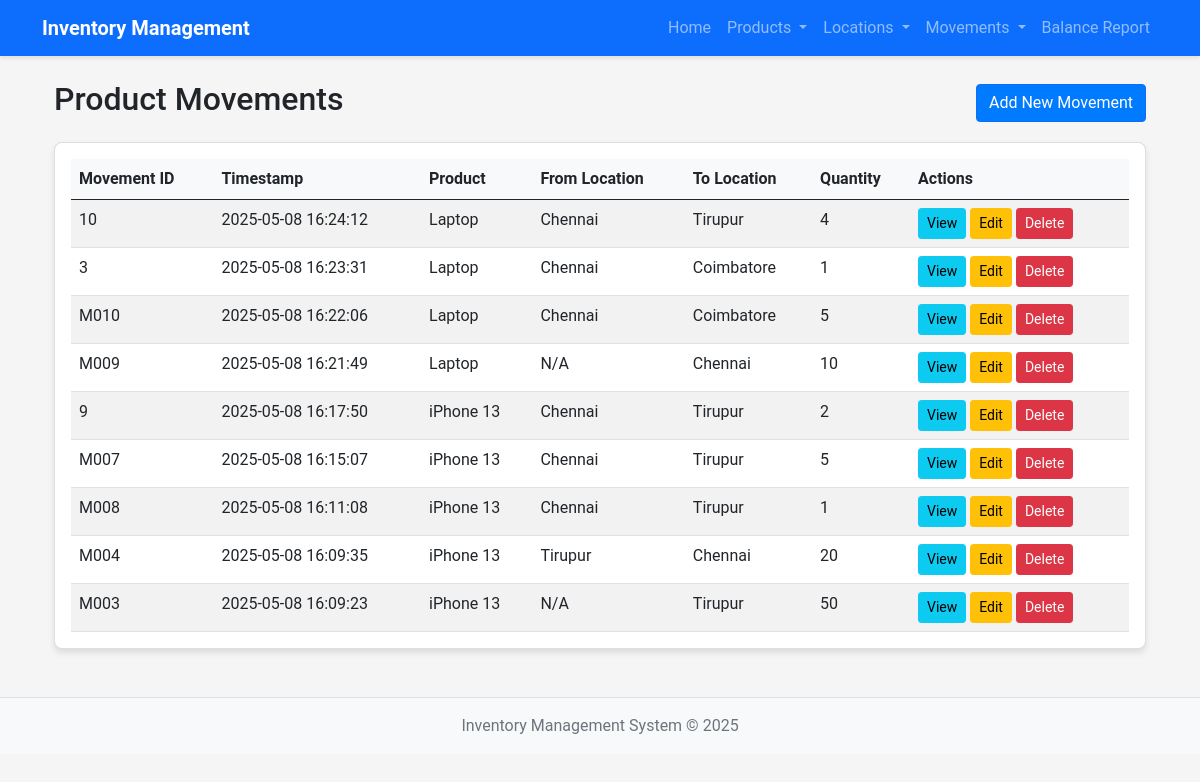
/movements, run on the app's committed database.
### models.py (models this page shows, shortened)
class ProductMovement(db.Model):
    __tablename__ = 'product_movements'
    movement_id = db.Column(db.String(20), primary_key=True)
    timestamp = db.Column(db.DateTime, default=datetime.utcnow)
    from_location = db.Column(db.String(20), db.ForeignKey('locations.location_id'), nullable=True)
    to_location = db.Column(db.String(20), db.ForeignKey('locations.location_id'), nullable=True)
    product_id = db.Column(db.String(20), db.ForeignKey('products.product_id'), nullable=False)
    qty = db.Column(db.Integer, nullable=False)
    product = db.relationship('Product', backref=db.backref('movements', lazy=True))
    from_location_rel = db.relationship('Location', foreign_keys=[from_location], backref=db.backref('outgoing_movements', lazy=True))
    to_location_rel = db.relationship('Location', foreign_keys=[to_location], backref=db.backref('incoming_movements', lazy=True))

class Product(db.Model):
    __tablename__ = 'products'
    product_id = db.Column(db.String(20), primary_key=True)
    product_name = db.Column(db.String(100), nullable=False)
    description = db.Column(db.Text, nullable=True)
    created_at = db.Column(db.DateTime, default=datetime.utcnow)
    updated_at = db.Column(db.DateTime, default=datetime.utcnow, onupdate=datetime.utcnow)

class Location(db.Model):
    __tablename__ = 'locations'
    location_id = db.Column(db.String(20), primary_key=True)
    location_name = db.Column(db.String(100), nullable=False)
    description = db.Column(db.Text, nullable=True)
    created_at = db.Column(db.DateTime, default=datetime.utcnow)
    updated_at = db.Column(db.DateTime, default=datetime.utcnow, onupdate=datetime.utcnow)

### app.py (the view)
@app.route('/movements')
def list_movements():
    movements = ProductMovement.query.order_by(ProductMovement.timestamp.desc()).all()
    return render_template('movement/list.html', movements=movements)

### app.py (called while the page is built)
@app.context_processor
def inject_now():
    return {'now': datetime.utcnow()}

### templates/movement/list.html (shortened to what this page needs)
{% extends 'base.html' %}
{% block content %}
<div class="container mt-4">
    <div class="d-flex justify-content-between align-items-center mb-3">
        <h2>Product Movements</h2>
        <a href="{{ url_for('add_movement') }}" class="btn btn-primary">Add New Movement</a>
    </div>
    <div class="card">
        <div class="card-body">
            {% if movements %}
                <div class="table-responsive">
                    <table class="table table-striped table-hover">
                        <thead>
                            <tr>
                                <th>Movement ID</th>
                                <th>Timestamp</th>
                                <th>Product</th>
                                <th>From Location</th>
                                <th>To Location</th>
                                <th>Quantity</th>
                                <th>Actions</th>
                            </tr>
                        </thead>
                        <tbody>
                            {% for movement in movements %}
                                <tr>
                                    <td>{{ movement.movement_id }}</td>
                                    <td>{{ movement.timestamp.strftime('%Y-%m-%d %H:%M:%S') }}</td>
                                    <td>{{ movement.product.product_name }}</td>
                                    <td>{{ movement.from_location_rel.location_name if movement.from_location_rel else 'N/A' }}</td>
                                    <td>{{ movement.to_location_rel.location_name if movement.to_location_rel else 'N/A' }}</td>
                                    <td>{{ movement.qty }}</td>
                                    <td>
                                        <a href="{{ url_for('view_movement', movement_id=movement.movement_id) }}" class="btn btn-info btn-sm">View</a>
                                        <a href="{{ url_for('edit_movement', movement_id=movement.movement_id) }}" class="btn btn-warning btn-sm">Edit</a>
                                        <button type="button" class="btn btn-danger btn-sm" data-bs-toggle="modal" data-bs-target="#deleteModal{{ movement.movement_id }}">
                                            Delete
                                        </button>
                                    </td>
                                </tr>
                            {% endfor %}
                        </tbody>
                    </table>
                </div>
            {% else %}
                <div class="alert alert-info">No product movements found.</div>
            {% endif %}
        </div>
    </div>
</div>
{% endblock %}

### templates/base.html (shortened to what this page needs)
<!DOCTYPE html>
<html lang="en">
<head>
    <link rel="stylesheet" href="https://cdnjs.cloudflare.com/ajax/libs/bootstrap/5.1.0/css/bootstrap.min.css">
    <link rel="stylesheet" href="https://cdnjs.cloudflare.com/ajax/libs/font-awesome/5.15.4/css/all.min.css">
    <link rel="stylesheet" href="{{ url_for('static', filename='css/style.css') }}">
</head>
<body>
    <nav class="navbar navbar-expand-lg navbar-dark bg-primary">
        <div class="container">
            <a class="navbar-brand" href="{{ url_for('index') }}">Inventory Management</a>
            <div class="collapse navbar-collapse" id="navbarNav">
                <ul class="navbar-nav ms-auto">
                    <li class="nav-item">
                        <a class="nav-link" href="{{ url_for('index') }}">Home</a>
                    </li>
                    <li class="nav-item dropdown">
                        <a class="nav-link dropdown-toggle" href="#" id="productsDropdown" role="button" data-bs-toggle="dropdown">
                            Products
                        </a>
                    </li>
                    <li class="nav-item dropdown">
                        <a class="nav-link dropdown-toggle" href="#" id="locationsDropdown" role="button" data-bs-toggle="dropdown">
                            Locations
                        </a>
                    </li>
                    <li class="nav-item dropdown">
                        <a class="nav-link dropdown-toggle" href="#" id="movementsDropdown" role="button" data-bs-toggle="dropdown">
                            Movements
                        </a>
                    </li>
                    <li class="nav-item">
                        <a class="nav-link" href="{{ url_for('balance_report') }}">Balance Report</a>
                    </li>
                </ul>
            </div>
        </div>
    </nav>
    <div class="container mt-4">
        {% block content %}{% endblock %}
    </div>
    <footer class="bg-light text-center text-muted py-3 mt-5">
        <div class="container">
            Inventory Management System &copy; {{ now.year }}
        </div>
    </footer>
</body>
</html>

### static/css/style.css (style rules this page uses)
body { font-family: 'Roboto', sans-serif; background-color: #f5f5f5; }
.navbar { box-shadow: 0 2px 4px rgba(0, 0, 0, 0.1); }
.navbar-brand { font-weight: bold; }
.card { border-radius: 8px; box-shadow: 0 4px 6px rgba(0, 0, 0, 0.1); margin-bottom: 20px; }
.table { margin-bottom: 0; }
.table th { background-color: #f8f9fa; }
.btn-primary { background-color: #007bff; }
footer { margin-top: 30px; padding: 15px 0; text-align: center; background-color: #f8f9fa; border-top: 1px solid #dee2e6; }

### data on the page
ProductMovement: movement_id "10", timestamp "2025-05-08 16:24:12", product.product_name "Laptop", from_location_rel "Chennai", to_location_rel "Tirupur", qty "4"
ProductMovement: movement_id "3", timestamp "2025-05-08 16:23:31", product.product_name "Laptop", from_location_rel "Chennai", to_location_rel "Coimbatore", qty "1"
ProductMovement: movement_id "M010", timestamp "2025-05-08 16:22:06", product.product_name "Laptop", from_location_rel "Chennai", to_location_rel "Coimbatore", qty "5"
ProductMovement: movement_id "M009", timestamp "2025-05-08 16:21:49", product.product_name "Laptop", from_location_rel "N/A", to_location_rel "Chennai", qty "10"
ProductMovement: movement_id "9", timestamp "2025-05-08 16:17:50", product.product_name "iPhone 13", from_location_rel "Chennai", to_location_rel "Tirupur", qty "2"
ProductMovement: movement_id "M007", timestamp "2025-05-08 16:15:07", product.product_name "iPhone 13", from_location_rel "Chennai", to_location_rel "Tirupur", qty "5"
ProductMovement: movement_id "M008", timestamp "2025-05-08 16:11:08", product.product_name "iPhone 13", from_location_rel "Chennai", to_location_rel "Tirupur", qty "1"
ProductMovement: movement_id "M004", timestamp "2025-05-08 16:09:35", product.product_name "iPhone 13", from_location_rel "Tirupur", to_location_rel "Chennai", qty "20"
ProductMovement: movement_id "M003", timestamp "2025-05-08 16:09:23", product.product_name "iPhone 13", from_location_rel "N/A", to_location_rel "Tirupur", qty "50"
